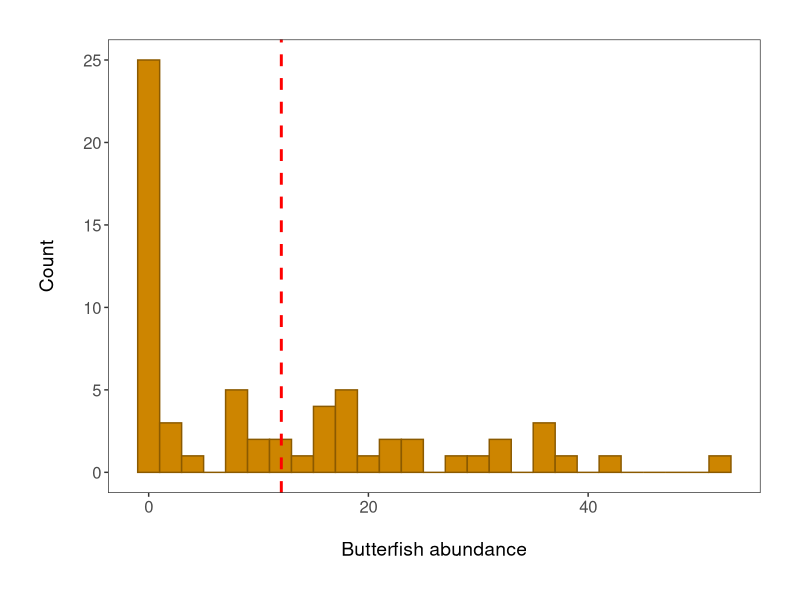
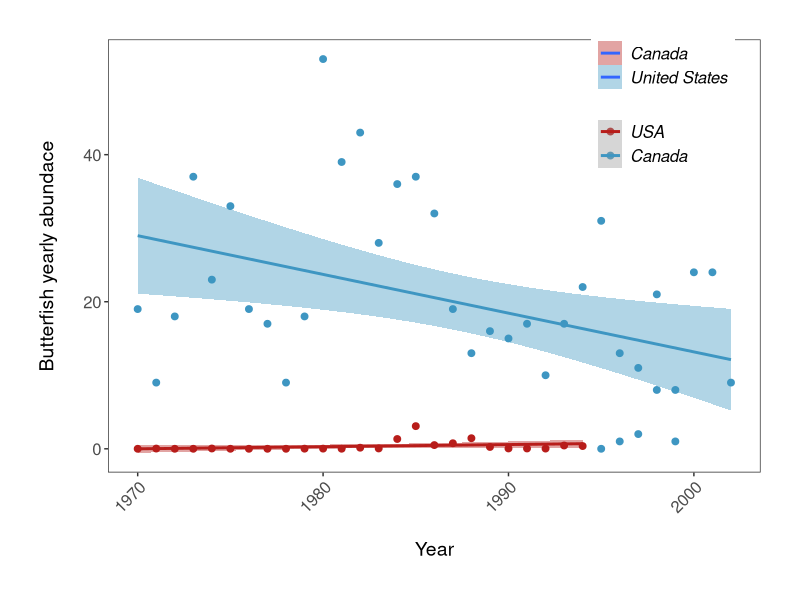
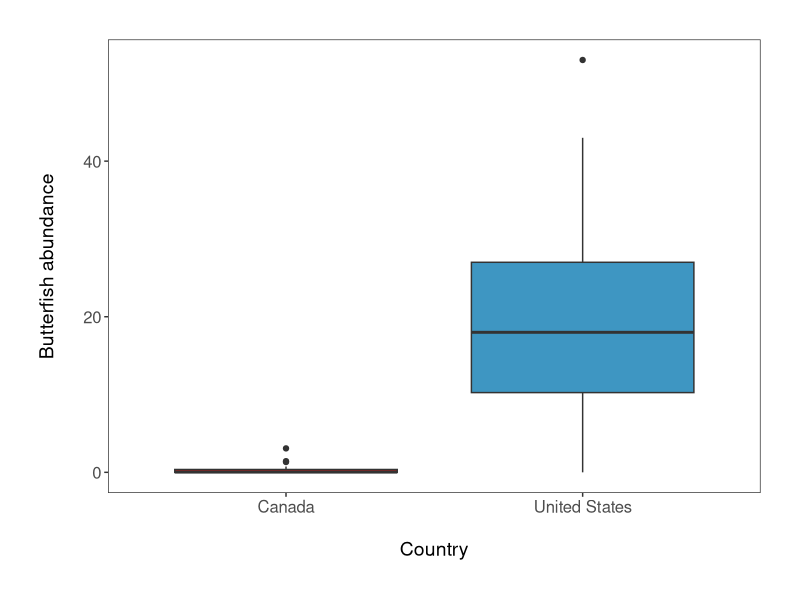
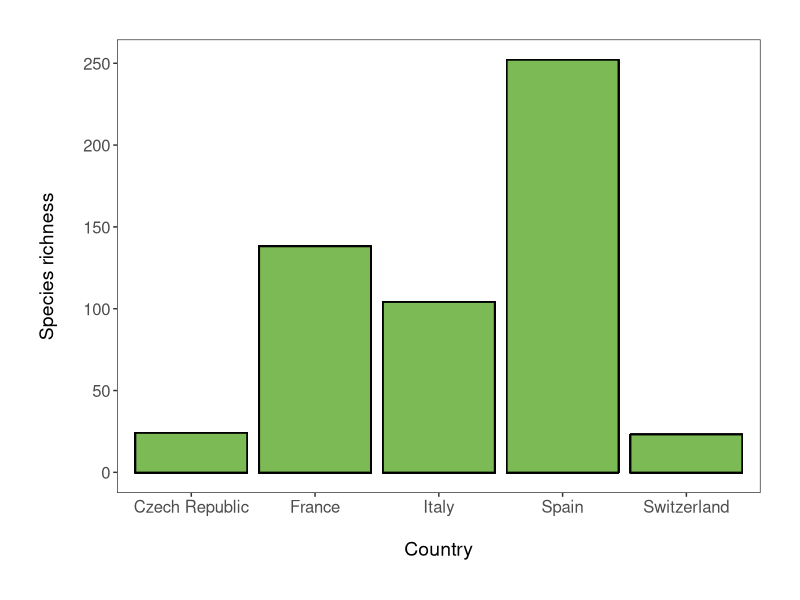
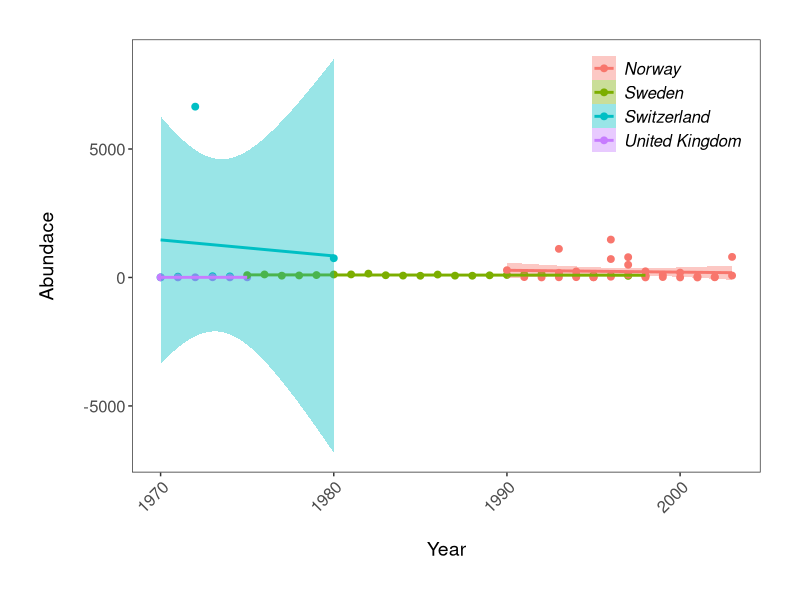
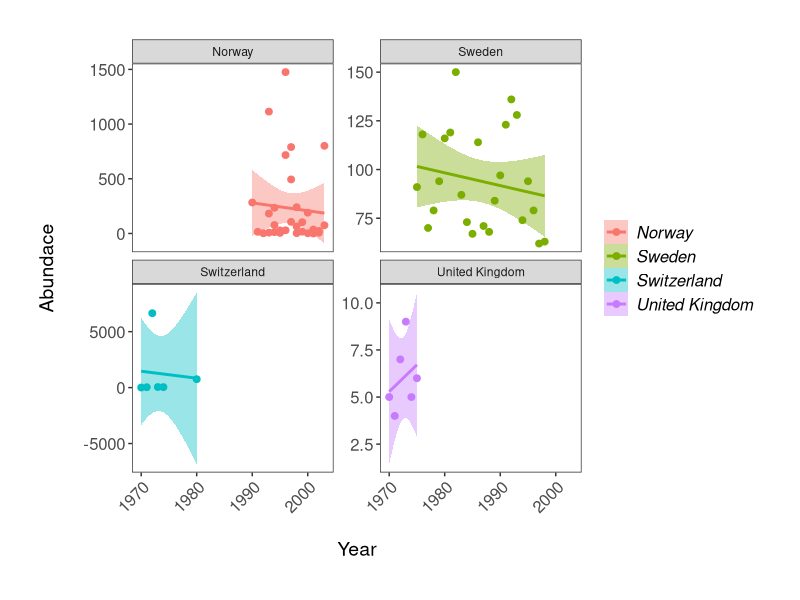
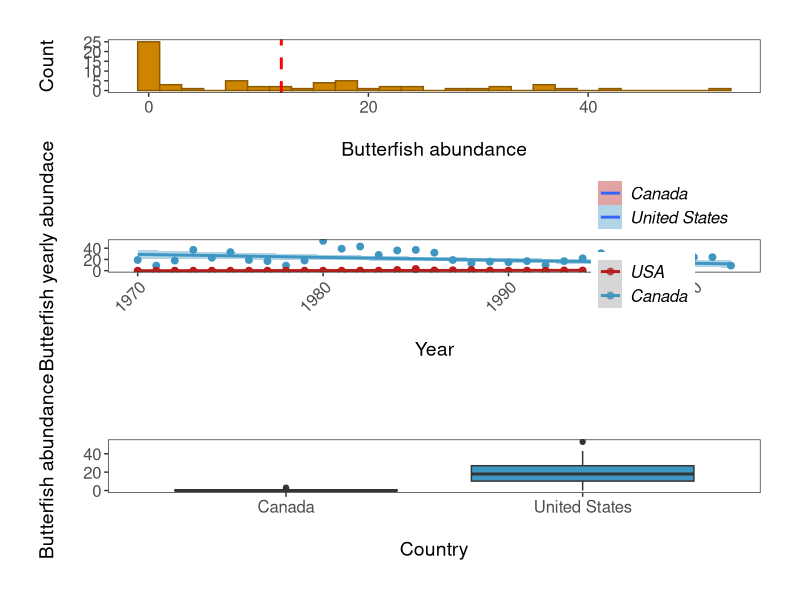
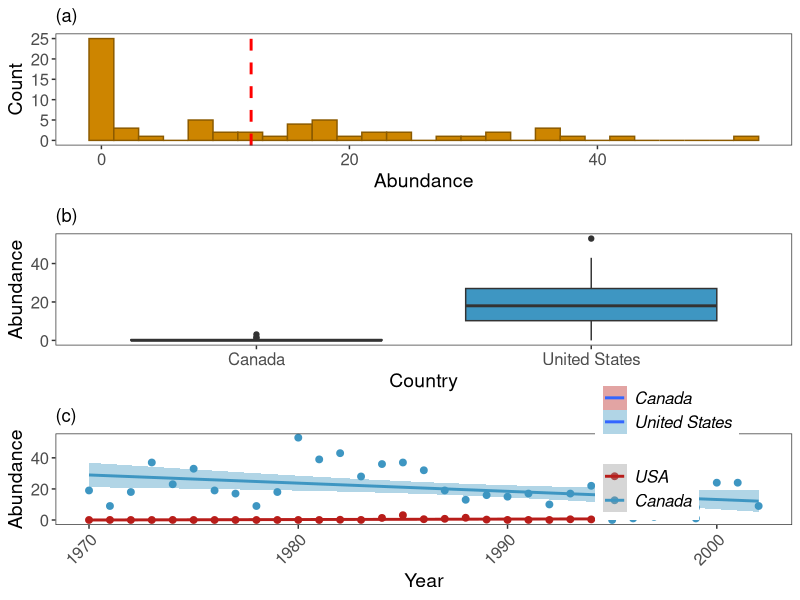

The R script that drew these images, in order:
##%######################################################%##
#                                                          #
####                DATA VISUALISATION 1                ####
####              Course by our coding club             ####
####      Using ggplot2 tocommunicate your results      ####
####                      3.8.2024                      ####
#                                                          #
##%######################################################%##

# Set the working directory ----
setwd('C:/Users/pavla/OneDrive/Documents/GitHub/R-course/CC_course_stream1-master/06_Data_vis_1')

# Used libraries
library(tidyr)
library(dplyr)
library(ggplot2)
library(readr)
library(gridExtra)

# Custom functions
theme.histogram <- function(){
  theme_bw()+
    theme(axis.text = element_text(size = 12),                          # Changing font size of axis labels and title
          axis.title.x = element_text(size = 14, face = "plain"),       # face="plain" is the default, you can change it to italic, bold, etc. 
          axis.title.y = element_text(size = 14, face = "plain"),
          panel.grid = element_blank(),                                 # Removing the grey grid lines
          plot.margin = unit(c(1,1,1,1), units = , "cm"))
}

theme.scatter <- function(){
  theme_bw()+
    theme(axis.text.x = element_text(size = 12, angle = 45, vjust = 1, hjust = 1),     # making the years at a bit of an angle
          axis.text.y = element_text(size = 12),
          axis.title = element_text(size = 14, face = "plain"),                        
          panel.grid = element_blank(),                                   # Removing the background grid lines               
          plot.margin = unit(c(1,1,1,1), units = , "cm"),                 # Adding a 1cm margin around the plot
          legend.text = element_text(size = 12, face = "italic"),         # Setting the font for the legend text
          legend.title = element_blank(),                                 # Removing the legend title
          legend.position = c(0.85, 0.85))                                 # Setting legend position - 0 is left/bottom, 1 is top/right
}

theme.scatter2 <- function(){
  theme_bw()+
    theme(axis.text.x = element_text(size = 12, angle = 45, vjust = 1, hjust = 1),     # making the years at a bit of an angle
          axis.text.y = element_text(size = 12),
          axis.title = element_text(size = 14, face = "plain"),                        
          panel.grid = element_blank(),                                   # Removing the background grid lines               
          plot.margin = unit(c(1,1,1,1), units = , "cm"),                 # Adding a 1cm margin around the plot
          legend.text = element_text(size = 12, face = "italic"),         # Setting the font for the legend text
          legend.title = element_blank(),                                 # Removing the legend title
          legend.position = "right")                                 # Setting legend position - 0 is left/bottom, 1 is top/right
}

theme.boxplot <- function(){
  theme_bw()+
    theme(axis.text = element_text(size = 12),
          axis.title = element_text(size = 14, face = "plain"),                     
          panel.grid = element_blank(),                                 # Removing the background grid lines               
          plot.margin = unit(c(1,1,1,1), units = , "cm"),               # Adding a margin
          legend.position = "none")                                    # Removing legend - not needed with only 2 factors
}

# Importing and cleaning data
LPI <- read.csv('LPIdata_CC.csv')
head(LPI)
str(LPI)
dim(LPI)

# Convert from wide format to long format
LPI_long <- gather(LPI, "year", "abundance", 9:53)

LPI_long$year <- parse_number(LPI_long$year)

str(LPI_long)
LPI_long$abundance <- as.numeric(LPI_long$abundance)

# Choose one specie to focus on
unique(LPI_long$Common.Name)
butterfish <- LPI_long %>%
  filter(Common.Name == "Butterfish")

butterfish <- na.omit(butterfish)

# Plot the abundance distribution ----
# Using histogram
(butterfish_histogram <- ggplot(butterfish, aes(x = abundance))+
  geom_histogram(binwidth = 2, colour = "#8B5A00", fill = "#CD8500")+
   geom_vline(aes(xintercept = mean(abundance)),
              colour = "red", linetype = "dashed", linewidth = 1)+
   ylab("Count\n")+
   xlab("\nButterfish abundance")+
   theme.histogram())

# Scatter plot to examine change in abundance over time ----

(butterfish_scatter <- ggplot(butterfish, aes(x = year, y = abundance, colour = Country.list)) +
    geom_point(size = 2) +
    geom_smooth(method = "lm", aes(fill = Country.list)) +
    scale_fill_manual(values = c("#B81D1A", "#3E96C2")) +
    scale_colour_manual(values = c("#B81D1A", "#3E96C2"),
                        labels = c("USA", "Canada")) +
    ylab("Butterfish yearly abundace\n") +
    xlab("\nYear")+
    theme.scatter())

# Box plot to examine whether butterfish abundance differs between USA and Canada ----

(butterfish_boxplot <- ggplot(data = butterfish, aes(x = Country.list, y = abundance)) +
   geom_boxplot(aes(fill = Country.list)) +
   scale_fill_manual(values = c("#B81D1A", "#3E96C2")) +
   scale_colour_manual(values = c("#B81D1A", "#3E96C2")) +
   ylab("Butterfish abundance\n")+
   xlab("\nCountry")+
   theme.boxplot())

# Use barplot to compare species richness of a few European countries

# Create a new column based on how many unique species are in a country
richness <- LPI_long %>%
  filter(Country.list %in% c("France", "Italy", "Spain", "Switzerland", "Czech Republic")) %>%
  group_by(Country.list) %>%
  mutate(richness = (length(unique(Common.Name))))

head(richness)

(richness_barplot <- ggplot(data = richness, aes(x = Country.list, y = richness))+
    geom_bar(position = position_dodge(), stat = "identity", colour = "black", fill = "#7CBA55")+
    ylab("Species richness\n")+
    xlab("\nCountry")+
    theme.boxplot())

# Using facets and creating panels ----

tit <- LPI_long %>%
  filter(Common.Name == "Coal tit") %>%
  na.omit()


(tit_all <- ggplot(data = tit, aes(x = year, y = abundance, colour = Country.list))+
    geom_point(size = 2)+
    geom_smooth(method = "lm", aes(fill = Country.list))+
    ylab("Abundace\n")+
    xlab("\nYear")+
    theme.scatter())
# too cluttered!


(tit_facet <- ggplot(data = tit, aes(x = year, y = abundance, colour = Country.list)) +
    geom_point(size = 2) +
    geom_smooth(method = "lm", aes(fill = Country.list)) +
    facet_wrap(~ Country.list, scales = "free_y") +                      # THIS LINE CREATES THE FACETTING
    ylab("Abundace\n") +
    xlab("\nYear") +
    theme.scatter2())

# Arranging multiple figures together to create a panel

grid.arrange(butterfish_histogram, butterfish_scatter, butterfish_boxplot, ncol = 1)

# This doesn't look right - the graphs are too stretched, the legend and text are all messed up, the white margins are too big

# Fixing the problems - adding ylab() again overrides the previous settings

(panel <- grid.arrange(
  butterfish_histogram + ggtitle("(a)") + ylab("Count") + xlab("Abundance") +   # adding labels to the different plots
    theme(plot.margin = unit(c(0.2, 0.2, 0.2, 0.2), units = , "cm")),
  
  butterfish_boxplot + ggtitle("(b)") + ylab("Abundance") + xlab("Country") +
    theme(plot.margin = unit(c(0.2, 0.2, 0.2, 0.2), units = , "cm")),
  
  butterfish_scatter + ggtitle("(c)") + ylab("Abundance") + xlab("Year") +
    theme(plot.margin = unit(c(0.2, 0.2, 0.2, 0.2), units = , "cm")) +
    theme(legend.text = element_text(size = 12, face = "italic"),     
          legend.title = element_blank(),                                   
          legend.position = c(0.83, 0.83)), # changing the legend position so that it fits within the panel
  
  ncol = 1)) # ncol determines how many columns you have

ggsave(panel, filename = "butterfish_plots.png", width = 2500, height = 5500, units = "px")
